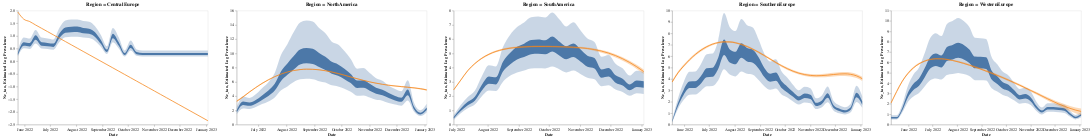

The code cell stored with this chart in its notebook:
### Code cell
alt.concat(*(
    alt.layer(ne_plot, case_prev_plot, title=f"Region = {val}").transform_filter(alt.datum.region == val).resolve_scale(y='shared')
    for val in combined_ne_prev_df.region.unique() if val != np.nan
))

### Figure 1 — Vega-Lite specification as saved in the notebook (floating-point values rounded to 4 significant figures; data arrays with more than 128 entries replaced by an {"elided": "..."} marker saying what was removed)
{"config": {"view": {"continuousWidth": 400, "continuousHeight": 300}}, "concat": [{"layer": [{"layer": [{"mark": {"type": "area", "interpolate": "monotone"}, "encoding": {"x": {"axis": {"format": "%B %Y", "grid": false, "title": "Date"}, "field": "date", "type": "temporal"}, "y": {"axis": {"grid": false, "title": "Ne_tao"}, "field": "lower_hpd_log_50", "type": "quantitative"}, "y2": {"field": "upper_hpd_log_50"}}, "height": 300, "width": 500}, {"mark": {"type": "area", "interpolate": "monotone", "opacity": 0.3}, "encoding": {"x": {"axis": {"grid": false, "title": "Date"}, "field": "date", "type": "temporal"}, "y": {"field": "lower_hpd_log_95", "type": "quantitative"}, "y2": {"field": "upper_hpd_log_95"}}, "height": 300, "width": 500}]}, {"layer": [{"mark": {"type": "area", "color": "#f58518", "interpolate": "monotone", "opacity": 0.3}, "encoding": {"x": {"axis": {"format": "%B %Y", "grid": false, "title": "Date"}, "field": "date", "type": "temporal"}, "y": {"axis": {"grid": false, "title": "Estimated Log Prevalence"}, "field": "log_lower_95", "type": "quantitative"}, "y2": {"field": "log_upper_95"}}, "height": 300, "width": 500}, {"mark": {"type": "line", "color": "#f58518", "interpolate": "monotone", "opacity": 1}, "encoding": {"x": {"axis": {"grid": false, "title": "Date"}, "field": "date", "type": "temporal"}, "y": {"axis": {"grid": false, "title": ""}, "field": "log_median", "type": "quantitative"}}, "height": 300, "width": 500}]}], "resolve": {"scale": {"y": "shared"}}, "title": "Region = CentralEurope", "transform": [{"filter": "(datum.region === 'CentralEurope')"}]}, {"layer": [{"layer": [{"mark": {"type": "area", "interpolate": "monotone"}, "encoding": {"x": {"axis": {"format": "%B %Y", "grid": false, "title": "Date"}, "field": "date", "type": "temporal"}, "y": {"axis": {"grid": false, "title": "Ne_tao"}, "field": "lower_hpd_log_50", "type": "quantitative"}, "y2": {"field": "upper_hpd_log_50"}}, "height": 300, "width": 500}, {"mark": {"type": "area", "interpolate": "monotone", "opacity": 0.3}, "encoding": {"x": {"axis": {"grid": false, "title": "Date"}, "field": "date", "type": "temporal"}, "y": {"field": "lower_hpd_log_95", "type": "quantitative"}, "y2": {"field": "upper_hpd_log_95"}}, "height": 300, "width": 500}]}, {"layer": [{"mark": {"type": "area", "color": "#f58518", "interpolate": "monotone", "opacity": 0.3}, "encoding": {"x": {"axis": {"format": "%B %Y", "grid": false, "title": "Date"}, "field": "date", "type": "temporal"}, "y": {"axis": {"grid": false, "title": "Estimated Log Prevalence"}, "field": "log_lower_95", "type": "quantitative"}, "y2": {"field": "log_upper_95"}}, "height": 300, "width": 500}, {"mark": {"type": "line", "color": "#f58518", "interpolate": "monotone", "opacity": 1}, "encoding": {"x": {"axis": {"grid": false, "title": "Date"}, "field": "date", "type": "temporal"}, "y": {"axis": {"grid": false, "title": ""}, "field": "log_median", "type": "quantitative"}}, "height": 300, "width": 500}]}], "resolve": {"scale": {"y": "shared"}}, "title": "Region = NorthAmerica", "transform": [{"filter": "(datum.region === 'NorthAmerica')"}]}, {"layer": [{"layer": [{"mark": {"type": "area", "interpolate": "monotone"}, "encoding": {"x": {"axis": {"format": "%B %Y", "grid": false, "title": "Date"}, "field": "date", "type": "temporal"}, "y": {"axis": {"grid": false, "title": "Ne_tao"}, "field": "lower_hpd_log_50", "type": "quantitative"}, "y2": {"field": "upper_hpd_log_50"}}, "height": 300, "width": 500}, {"mark": {"type": "area", "interpolate": "monotone", "opacity": 0.3}, "encoding": {"x": {"axis": {"grid": false, "title": "Date"}, "field": "date", "type": "temporal"}, "y": {"field": "lower_hpd_log_95", "type": "quantitative"}, "y2": {"field": "upper_hpd_log_95"}}, "height": 300, "width": 500}]}, {"layer": [{"mark": {"type": "area", "color": "#f58518", "interpolate": "monotone", "opacity": 0.3}, "encoding": {"x": {"axis": {"format": "%B %Y", "grid": false, "title": "Date"}, "field": "date", "type": "temporal"}, "y": {"axis": {"grid": false, "title": "Estimated Log Prevalence"}, "field": "log_lower_95", "type": "quantitative"}, "y2": {"field": "log_upper_95"}}, "height": 300, "width": 500}, {"mark": {"type": "line", "color": "#f58518", "interpolate": "monotone", "opacity": 1}, "encoding": {"x": {"axis": {"grid": false, "title": "Date"}, "field": "date", "type": "temporal"}, "y": {"axis": {"grid": false, "title": ""}, "field": "log_median", "type": "quantitative"}}, "height": 300, "width": 500}]}], "resolve": {"scale": {"y": "shared"}}, "title": "Region = SouthAmerica", "transform": [{"filter": "(datum.region === 'SouthAmerica')"}]}, {"layer": [{"layer": [{"mark": {"type": "area", "interpolate": "monotone"}, "encoding": {"x": {"axis": {"format": "%B %Y", "grid": false, "title": "Date"}, "field": "date", "type": "temporal"}, "y": {"axis": {"grid": false, "title": "Ne_tao"}, "field": "lower_hpd_log_50", "type": "quantitative"}, "y2": {"field": "upper_hpd_log_50"}}, "height": 300, "width": 500}, {"mark": {"type": "area", "interpolate": "monotone", "opacity": 0.3}, "encoding": {"x": {"axis": {"grid": false, "title": "Date"}, "field": "date", "type": "temporal"}, "y": {"field": "lower_hpd_log_95", "type": "quantitative"}, "y2": {"field": "upper_hpd_log_95"}}, "height": 300, "width": 500}]}, {"layer": [{"mark": {"type": "area", "color": "#f58518", "interpolate": "monotone", "opacity": 0.3}, "encoding": {"x": {"axis": {"format": "%B %Y", "grid": false, "title": "Date"}, "field": "date", "type": "temporal"}, "y": {"axis": {"grid": false, "title": "Estimated Log Prevalence"}, "field": "log_lower_95", "type": "quantitative"}, "y2": {"field": "log_upper_95"}}, "height": 300, "width": 500}, {"mark": {"type": "line", "color": "#f58518", "interpolate": "monotone", "opacity": 1}, "encoding": {"x": {"axis": {"grid": false, "title": "Date"}, "field": "date", "type": "temporal"}, "y": {"axis": {"grid": false, "title": ""}, "field": "log_median", "type": "quantitative"}}, "height": 300, "width": 500}]}], "resolve": {"scale": {"y": "shared"}}, "title": "Region = SouthernEurope", "transform": [{"filter": "(datum.region === 'SouthernEurope')"}]}, {"layer": [{"layer": [{"mark": {"type": "area", "interpolate": "monotone"}, "encoding": {"x": {"axis": {"format": "%B %Y", "grid": false, "title": "Date"}, "field": "date", "type": "temporal"}, "y": {"axis": {"grid": false, "title": "Ne_tao"}, "field": "lower_hpd_log_50", "type": "quantitative"}, "y2": {"field": "upper_hpd_log_50"}}, "height": 300, "width": 500}, {"mark": {"type": "area", "interpolate": "monotone", "opacity": 0.3}, "encoding": {"x": {"axis": {"grid": false, "title": "Date"}, "field": "date", "type": "temporal"}, "y": {"field": "lower_hpd_log_95", "type": "quantitative"}, "y2": {"field": "upper_hpd_log_95"}}, "height": 300, "width": 500}]}, {"layer": [{"mark": {"type": "area", "color": "#f58518", "interpolate": "monotone", "opacity": 0.3}, "encoding": {"x": {"axis": {"format": "%B %Y", "grid": false, "title": "Date"}, "field": "date", "type": "temporal"}, "y": {"axis": {"grid": false, "title": "Estimated Log Prevalence"}, "field": "log_lower_95", "type": "quantitative"}, "y2": {"field": "log_upper_95"}}, "height": 300, "width": 500}, {"mark": {"type": "line", "color": "#f58518", "interpolate": "monotone", "opacity": 1}, "encoding": {"x": {"axis": {"grid": false, "title": "Date"}, "field": "date", "type": "temporal"}, "y": {"axis": {"grid": false, "title": ""}, "field": "log_median", "type": "quantitative"}}, "height": 300, "width": 500}]}], "resolve": {"scale": {"y": "shared"}}, "title": "Region = WesternEurope", "transform": [{"filter": "(datum.region === 'WesternEurope')"}]}], "data": {"name": "data-9120636d4b2de1b10d420bef12cb051d"}, "$schema": "https://vega.github.io/schema/vega-lite/v4.17.0.json", "datasets": {"data-9120636d4b2de1b10d420bef12cb051d": {"elided": "161 records"}}}
